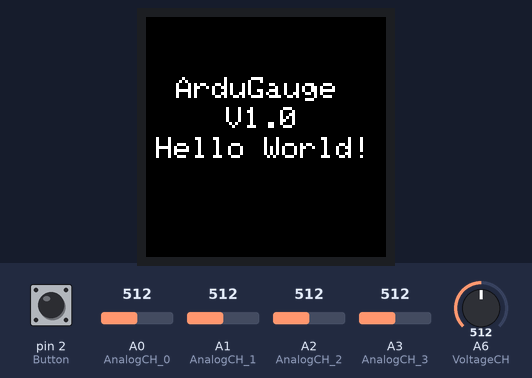
Bench run of a sketch on a simulated Arduino Nano, built with avr-gcc and run on an emulated ATmega328P. Parts: 240×240 colour display. The test bench sets the inputs (shaded band); at power-on: pin 2 (Button) HIGH, A0 (AnalogCH_0) = 512, A1 (AnalogCH_1) = 512, A2 (AnalogCH_2) = 512, A3 (AnalogCH_3) = 512, A6 (VoltageCH) = 512. What the sketch prints to the serial monitor is not drawn.

Above: at 1.3 s.
At 2.3 s:
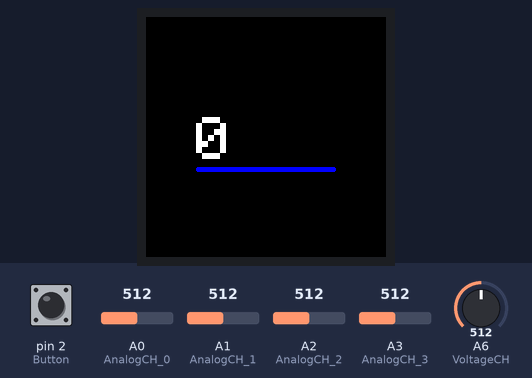
At 11.4 s:
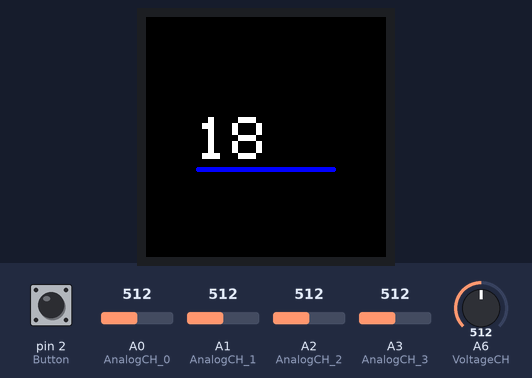
At 20.5 s:
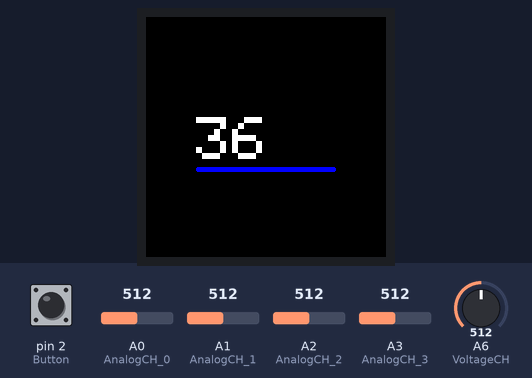
At 29.6 s:
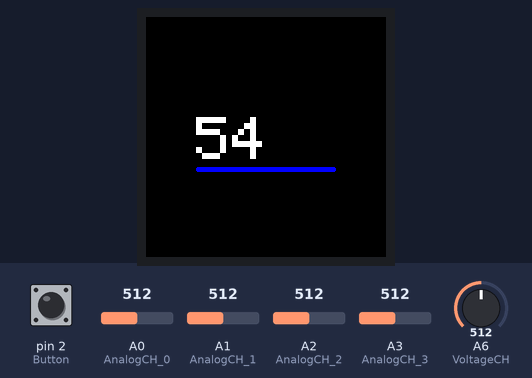
At 39.2 s:
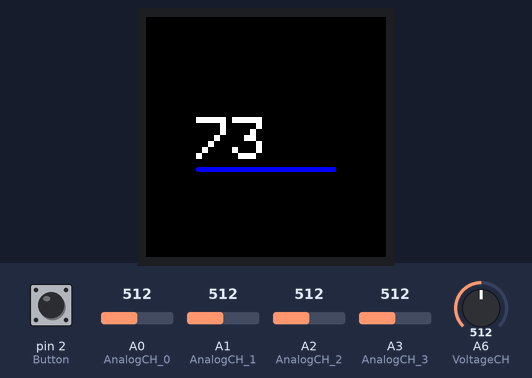

The sketch:

ArduGauge_Hardware_Test_Code.ino
```cpp
/*ArduGauge V1.0 Hardware Test Code
 * Code for testing the ArduGauge V1.0 PCB
 *
 * Base test: Print info via serial monitor to confirm MCU has been programmed and fucntions correctly.
 *
 * LCD Test:  Print to the LCD confirming primary fucntionality.
 *
 * I/O Test: Read analog inputs and print values via serial terminal.
 *
 * 21/01/2023
 * Added a counter to incriment displayed value to check LCD refresh
 *
 */


//Test stages. Set true/false to select which will run
bool testLCD = true;  //Print text to LCD to confirm functionality
bool IO_ReadTest = true;  //read inputs to test

#include "SPI.h"
#include "Adafruit_GFX.h"
#include "Adafruit_GC9A01A.h"

//Define I/O Pins
#define TFT_DC 8  //Set by the hardware
#define TFT_CS 9  //Set by the hardware
Adafruit_GC9A01A tft(TFT_CS, TFT_DC);//Hardware SPI

//Declare pins
const int AnalogCH_0 = A0;   //Pin for analog channel 0
const int AnalogCH_1 = A1;   //Pin for analog channel 1
const int AnalogCH_2 = A2;   //Pin for analog channel 2
const int AnalogCH_3 = A3;   //Pin for analog channel 3
const int VoltageCH = A6;   //Pin connected to onboard voltage divider for reading Vin (12v)
const int Button = 2;   //Pin connected to the button input

//Other parameters
float V_supply;    //Store value for voltage supply calculated from voltage divider
int counter = 0;    //Start the counter from 0;

void setup() {
  Serial.begin(115200);

  pinMode(Button, INPUT_PULLUP);  //Use internal pullup for button pin

  //This runs for all test stages.
  //Print via serial terminal
  Serial.print("ArduGauge V1.0 Hardware Test Code");
  Serial.println("Hello World");
  delay(1000);

  //if 'true', initialize LCD for testing
  if(testLCD == true)
  {
    //Initialize the display
    Serial.println("Initializing LCD...");
    tft.begin();
    tft.setRotation(0);
    tft.fillScreen(GC9A01A_BLACK);  //clear screen on startup

    //Print to the LCD
    Serial.println("Printing to LCD...");
    tft.setCursor(30, 60);
    tft.setTextSize(3);
    tft.setTextColor(GC9A01A_WHITE);
    tft.println("ArduGauge");
    tft.setCursor(80, 90);
    tft.println("V1.0");
    tft.setCursor(10, 120);
    tft.println("Hello World!");

    delay(1000);  //Wait before clearing screen
    tft.fillScreen(GC9A01A_BLACK);  //clear screen
    //Print rounded rectangle to add something to the display
    tft.fillRoundRect(50, 150, 140, 5, 2, GC9A01A_BLUE);  //x, y, w, h, rad, colour
  }

}

void loop()
{
  //Read input values and print
  if(IO_ReadTest == true)
  {
    V_supply = ((analogRead(VoltageCH)/1023.0)*5.0); //Convert analog input to a voltage
    V_supply = V_supply * 3.0;  //Account for hardware voltage divider dividing actual voltage supply by 3.

    //Read analog values and print to serial monitor
    Serial.print("CH0 "); Serial.print(analogRead(AnalogCH_0)); Serial.print("\t");
    Serial.print("CH1 "); Serial.print(analogRead(AnalogCH_1)); Serial.print("\t");
    Serial.print("CH2 "); Serial.print(analogRead(AnalogCH_2)); Serial.print("\t");
    Serial.print("CH3 "); Serial.print(analogRead(AnalogCH_3)); Serial.print("\t");

    Serial.print("CH_V "); Serial.print(analogRead(VoltageCH)); Serial.print("\t");
    Serial.print(V_supply); Serial.print(" v"); Serial.print("\t");

    Serial.print("Btn State "); Serial.print(digitalRead(Button)); Serial.print("\t");

    Serial.println("   ");

  }

  //Print and refresh text on LCD. Count upwards.
  if(testLCD == true)
  {
    printVal(counter, counter-1);

    counter++; //Incriment the counter value
  }
  delay(500);
}


//Function to overwrite the value by printing the last value in black
int printVal(int newVal, int oldVal)
{
  //overwrite old text in black. dont use the clear screen
    tft.setTextSize(6);

    //Overwrite number in black
    tft.setCursor(50, 100);
    tft.setTextColor(GC9A01A_BLACK);
    tft.print(oldVal);


    //Now print new number in white
    tft.setCursor(50, 100);
    tft.setTextColor(GC9A01A_WHITE);
    tft.print(newVal);
}
```

Measured:
- what the display in image 0 shows lasts 1.1 s, from 1.2 s to 2.3 s
- what the display in image 1 shows lasts 0.5 s, from 2.3 s to 2.8 s
